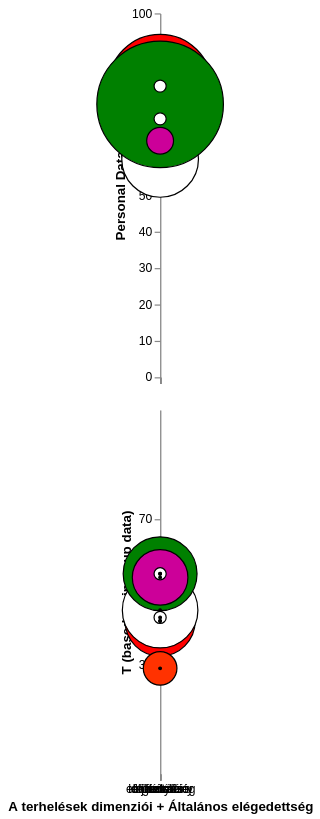

Vega-Lite specification stored for this chart:
### Vega-Lite specification from a JSON file in a GitHub repository (floating-point values rounded to 4 significant figures)
{"$schema": "https://vega.github.io/schema/vega-lite/v5.json", "datasets": {"data-1": [{"x": "mentális", "y": 60, "size": 1690, "color": "rgb(0, 112, 192)"}, {"x": "fizikai", "y": 80, "size": 7290, "color": "rgb(255, 0, 0)"}, {"x": "időkényszer", "y": 60, "size": 4000, "color": "rgb(255, 255, 255)"}, {"x": "teljesítmény", "y": 75, "size": 10890, "color": "rgb(0, 128, 0)"}, {"x": "erőfeszítés", "y": 70, "size": 0, "color": "rgb(255, 50, 0)"}, {"x": "frusztráció", "y": 65, "size": 490, "color": "rgb(204, 0, 153)"}, {"x": "totál", "y": 71, "size": 100, "color": "rgb(255, 255, 255)"}, {"x": "elégedettség", "y": 80, "size": 100, "color": "rgb(255, 255, 255)"}], "data-2": [{"x": "mentális", "y": 42, "size": 2306, "color": "rgb(0, 112, 192)", "ci0": 30, "ci1": 70, "ci2": 40, "ci3": 60, "ci4": 0, "ci5": 100, "50": 50}, {"x": "fizikai", "y": 42, "size": 3339, "color": "rgb(255, 0, 0)", "ci0": 30, "ci1": 70, "ci2": 40, "ci3": 60, "ci4": 0, "ci5": 100, "50": 50}, {"x": "időkényszer", "y": 45, "size": 3880, "color": "rgb(255, 255, 255)", "ci0": 30, "ci1": 70, "ci2": 40, "ci3": 60, "ci4": 0, "ci5": 100, "50": 50}, {"x": "teljesítmény", "y": 55, "size": 3707, "color": "rgb(0, 128, 0)", "ci0": 30, "ci1": 70, "ci2": 40, "ci3": 60, "ci4": 0, "ci5": 100, "50": 50}, {"x": "erőfeszítés", "y": 29, "size": 770, "color": "rgb(255, 50, 0)", "ci0": 30, "ci1": 70, "ci2": 40, "ci3": 60, "ci4": 0, "ci5": 100, "50": 50}, {"x": "frusztráció", "y": 54, "size": 2101, "color": "rgb(204, 0, 153)", "ci0": 30, "ci1": 70, "ci2": 40, "ci3": 60, "ci4": 0, "ci5": 100, "50": 50}, {"x": "totál", "y": 43, "size": 100, "color": "rgb(255, 255, 255)", "ci0": 30, "ci1": 70, "ci2": 40, "ci3": 60, "ci4": 0, "ci5": 100, "50": 50}, {"x": "elégedettség", "y": 55, "size": 100, "color": "rgb(255, 255, 255)", "ci0": 30, "ci1": 70, "ci2": 40, "ci3": 60, "ci4": 0, "ci5": 100, "50": 50}]}, "vconcat": [{"width": "container", "data": {"name": "data-1"}, "mark": {"type": "circle", "opacity": 1.0, "stroke": "black", "strokeWidth": 1}, "config": {"legend": {"disable": "true"}}, "encoding": {"x": {"field": "x", "type": "nominal", "sort": null, "axis": {"labelAngle": 0, "labels": false}, "title": null}, "y": {"field": "y", "type": "quantitative", "scale": {"domain": [0, 100]}, "title": "Personal Data"}, "size": {"field": "size", "type": "quantitative", "scale": null}, "color": {"field": "color", "type": "nominal", "legend": null, "scale": null}}}, {"width": "container", "data": {"name": "data-2"}, "layer": [{"mark": {"type": "errorband", "color": "yellow", "opacity": 0.5}, "encoding": {"y": {"field": "ci1", "type": "quantitative", "title": false, "scale": {"domain": [0, 100]}}, "y2": {"field": "ci0", "type": "quantitative", "scale": {"domain": [0, 100]}}}}, {"mark": {"type": "errorband", "color": "white", "opacity": 0.5}, "encoding": {"y": {"field": "ci3", "type": "quantitative", "title": false, "scale": {"domain": [0, 100]}}, "y2": {"field": "ci2", "type": "quantitative", "scale": {"domain": [0, 100]}}}}, {"mark": "rule", "encoding": {"y": {"field": "50", "aggregate": "mean"}, "size": {"value": 1}}}, {"mark": {"type": "circle", "opacity": 1.0, "stroke": "black", "strokeWidth": 1}, "config": {"legend": {"disable": "true"}}, "encoding": {"x": {"field": "x", "type": "nominal", "sort": null, "axis": {"labelAngle": 0}, "title": "A terhelések dimenziói + Általános elégedettség"}, "y": {"field": "y", "type": "quantitative", "scale": {"domain": [0, 100]}, "title": "T (based on ingroup data)", "axis": {"values": [30, 40, 50, 60, 70]}}, "size": {"field": "size", "type": "quantitative", "scale": null}, "color": {"field": "color", "type": "nominal", "legend": null, "scale": null}}}, {"width": "container", "data": {"name": "data-2"}, "mark": {"type": "circle", "opacity": 1.0, "stroke": "black", "strokeWidth": 1, "size": 5, "color": "black"}, "config": {"legend": {"disable": "true"}}, "encoding": {"x": {"field": "x", "type": "nominal", "sort": null, "axis": {"labelAngle": 0}, "title": "A terhelések dimenziói + Általános elégedettség"}, "y": {"field": "y", "type": "quantitative", "scale": {"domain": [0, 100]}, "title": "T (based on ingroup data)"}}}]}]}
